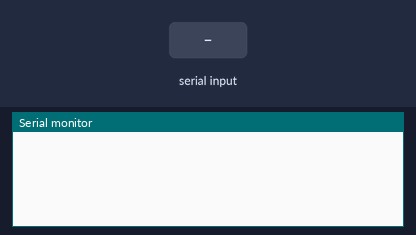
Recording of a sketch running on a simulated Arduino Uno, built with avr-gcc and run on an emulated ATmega328P. Shown: the last lines printed to the serial monitor. The inputs (shaded band) are chosen by the test bench.

Above: at 1.2 s.
1.3 s: "0" received over Serial
At 3.7 s:
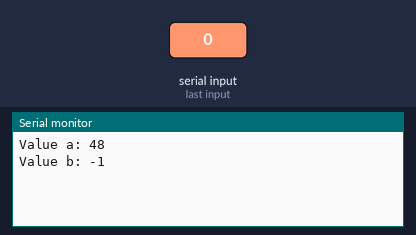
6.8 s: "1" received over Serial
At 7.6 s:
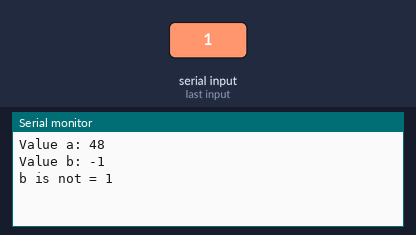
8.3 s: "2" received over Serial
At 10.3 s:
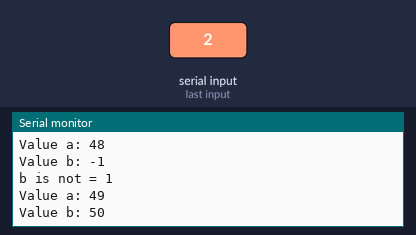

The sketch:

nested_if.ino
```cpp
void setup() {
  // put your setup code here, to run once:
Serial.begin(9600);
}

void loop() {
 if (Serial.available()>0)
  {
int a=Serial.read();
delay(2000);
int b=Serial.read();

Serial.print("Value a: ");
 Serial.println(a);
 Serial.print("Value b: ");
 Serial.println(b);
delay(2000);
if (a==48)
  if (b==49)
  Serial.println("a=0;b=1");
  else
Serial.println("b is not = 1");
else
Serial.println("a is not = 0");

}}
```

Measured:
- after the input at 1.3 s, the serial monitor: prints a new line after 2.0 s (image 1)
- after the input at 8.3 s, the serial monitor: prints a new line after 0.51 s (image 3)
